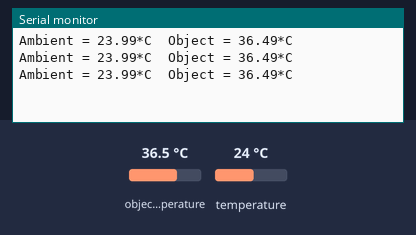
The sketch below on a simulated ESP32. Parts: the last lines printed to the serial monitor. The test bench sets the inputs (shaded band); at power-on: object temperature 36.5 °C, temperature 24 °C.

Above: at 1.3 s.
1.4 s: object temperature set to 20 °C
At 1.9 s:
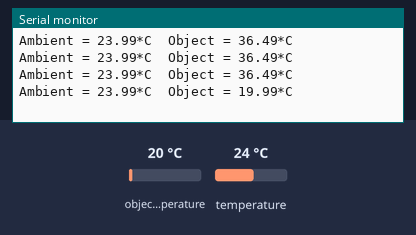
2.9 s: temperature set to 12 °C
At 3.4 s:
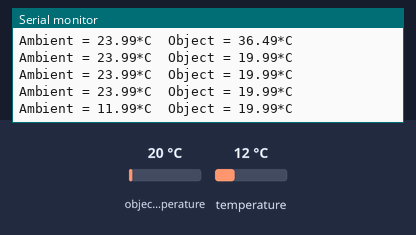
4.4 s: object temperature set to 26 °C
At 4.9 s:
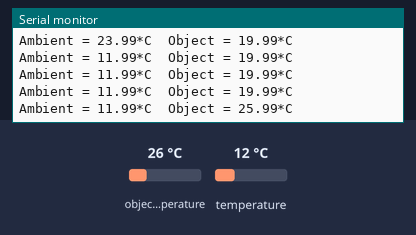
Timing chart, 0 to 7.4 s (numbered marks = the images above; inputs shaded):
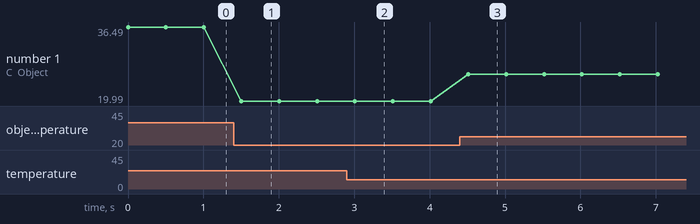

Measured:
- after the input at 1.4 s, the serial monitor: prints a new line after 0.10 s (image 1)
- after the input at 2.9 s, the serial monitor: prints a new line after 0.11 s (image 2)
- after the input at 4.4 s, the serial monitor: prints a new line after 0.11 s (image 3)
- plotted number 1: 36.49 → 19.99 after the input at 1.4 s, 19.99 → 25.99 after the input at 4.4 s

The sketch:

esp32-gy906.ino
```cpp
#include <Adafruit_MLX90614.h>

//22, 21
Adafruit_MLX90614 mlx = Adafruit_MLX90614();

void setup() {
  Serial.begin(115200);
  while (!Serial);

  if (!mlx.begin()) {
    Serial.println("Error connecting to MLX sensor. Check wiring.");
    while (1);
  };
}

void loop() {
  Serial.print("Ambient = "); Serial.print(mlx.readAmbientTempC());
  Serial.print("*C\tObject = "); Serial.print(mlx.readObjectTempC()); Serial.println("*C");\
  Serial.println();
  delay(500);
}
```
